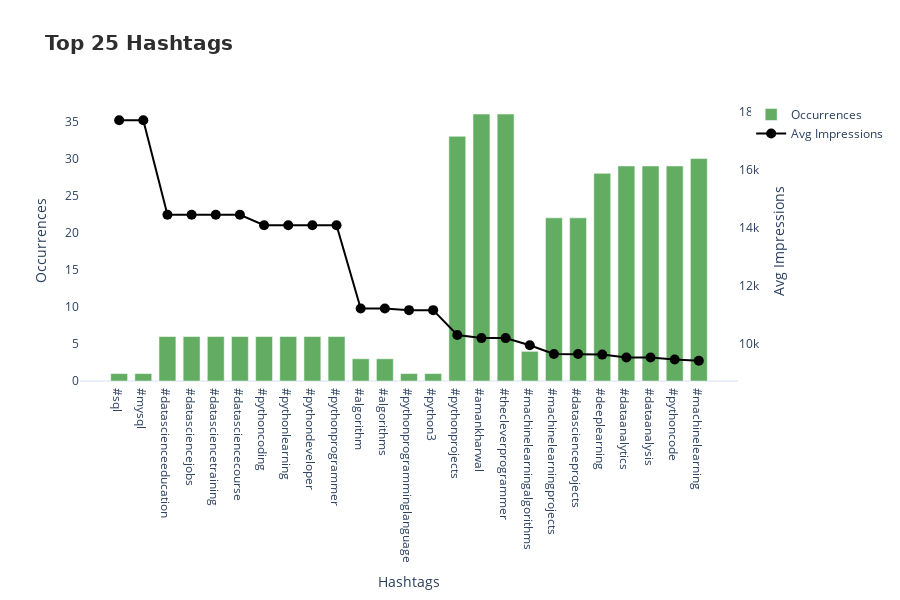

Notebook code cell kept with this figure:
### Markdown cell above
7- which hashtags are associated with the highest average impressions 

8- which hashtags appear most frequently in high impression posts

### Code cell
hash_with_high_impressions= pd.merge(hashtags_df.reset_index().rename(columns={'index':'id'}) , profile[['id','Impressions','Impression Level']][(profile['Impression Level'] == 'HIGH') | (profile['Impression Level'] == 'VERY HIGH') ] ,on='id')
hash_avg_imp_and_occ = hash_with_high_impressions.groupby('Hashtags')[['Impressions','id']].aggregate({'Impressions':'mean','id':'count'}).round(2).rename(columns={'id' : 'Occurrence'}).sort_values('Impressions',ascending=False)
best_20_hash=hash_avg_imp_and_occ.head(25)

import plotly.graph_objects as go

df = best_20_hash.reset_index()

fig = go.Figure()

# --- Bar for Occurrence ---
fig.add_trace(go.Bar(
    x=df['Hashtags'],
    y=df['Occurrence'],
    name='Occurrences',
    marker_color='rgba(34,139,34,0.7)',  # green-ish
    yaxis='y1'
))

# --- Scatter for Avg Impressions ---
fig.add_trace(go.Scatter(
    x=df['Hashtags'],
    y=df['Impressions'],
    mode='lines+markers',
    name='Avg Impressions',
    marker=dict(size=10, color='black'),
    line=dict(color='black', width=2),
    yaxis='y2'
))

# Layout
fig.update_layout(
    title='Top 25 Hashtags',
    xaxis_title='Hashtags',
    yaxis=dict(
        title='Occurrences',
        side='left',
        showgrid=False
    ),
    yaxis2=dict(
        title='Avg Impressions',
        overlaying='y',
        side='right',
        showgrid=False
    ),
    bargap=0.3,
    template='plotly_white',
    height=600
,title_font = {'size': 20,'weight': 'bold','family': 'DejaVu Sans','color': '#2E2E2E' })

fig.show()

### Figure 1 — Plotly figure (JSON) as saved in the notebook; plotly's stock layout.template omitted (floating-point values rounded to 4 significant figures)
{"data": [{"marker": {"color": "rgba(34,139,34,0.7)"}, "name": "Occurrences", "type": "bar", "x": ["#sql", "#mysql", "#datascienceeducation", "#datasciencejobs", "#datasciencetraining", "#datasciencecourse", "#pythoncoding", "#pythonlearning", "#pythondeveloper", "#pythonprogrammer", "#algorithm", "#algorithms", "#pythonprogramminglanguage", "#python3", "#pythonprojects", "#amankharwal", "#thecleverprogrammer", "#machinelearningalgorithms", "#machinelearningprojects", "#datascienceprojects", "#deeplearning", "#dataanalytics", "#dataanalysis", "#pythoncode", "#machinelearning"], "y": [1, 1, 6, 6, 6, 6, 6, 6, 6, 6, 3, 3, 1, 1, 33, 36, 36, 4, 22, 22, 28, 29, 29, 29, 30], "yaxis": "y"}, {"line": {"color": "black", "width": 2}, "marker": {"color": "black", "size": 10}, "mode": "lines+markers", "name": "Avg Impressions", "type": "scatter", "x": ["#sql", "#mysql", "#datascienceeducation", "#datasciencejobs", "#datasciencetraining", "#datasciencecourse", "#pythoncoding", "#pythonlearning", "#pythondeveloper", "#pythonprogrammer", "#algorithm", "#algorithms", "#pythonprogramminglanguage", "#python3", "#pythonprojects", "#amankharwal", "#thecleverprogrammer", "#machinelearningalgorithms", "#machinelearningprojects", "#datascienceprojects", "#deeplearning", "#dataanalytics", "#dataanalysis", "#pythoncode", "#machinelearning"], "y": [17710.0, 17710.0, 14450.0, 14450.0, 14450.0, 14450.0, 14090.0, 14090.0, 14090.0, 14090.0, 11210.0, 11210.0, 11150.0, 11150.0, 10290.0, 10180.0, 10180.0, 9932.0, 9633.0, 9633.0, 9611.0, 9514.0, 9514.0, 9439.0, 9400.0], "yaxis": "y2"}], "layout": {"bargap": 0.3, "height": 600, "title": {"font": {"color": "#2E2E2E", "family": "DejaVu Sans", "size": 20, "weight": "bold"}, "text": "Top 25 Hashtags"}, "xaxis": {"title": {"text": "Hashtags"}}, "yaxis": {"showgrid": false, "side": "left", "title": {"text": "Occurrences"}}, "yaxis2": {"overlaying": "y", "showgrid": false, "side": "right", "title": {"text": "Avg Impressions"}}}}
